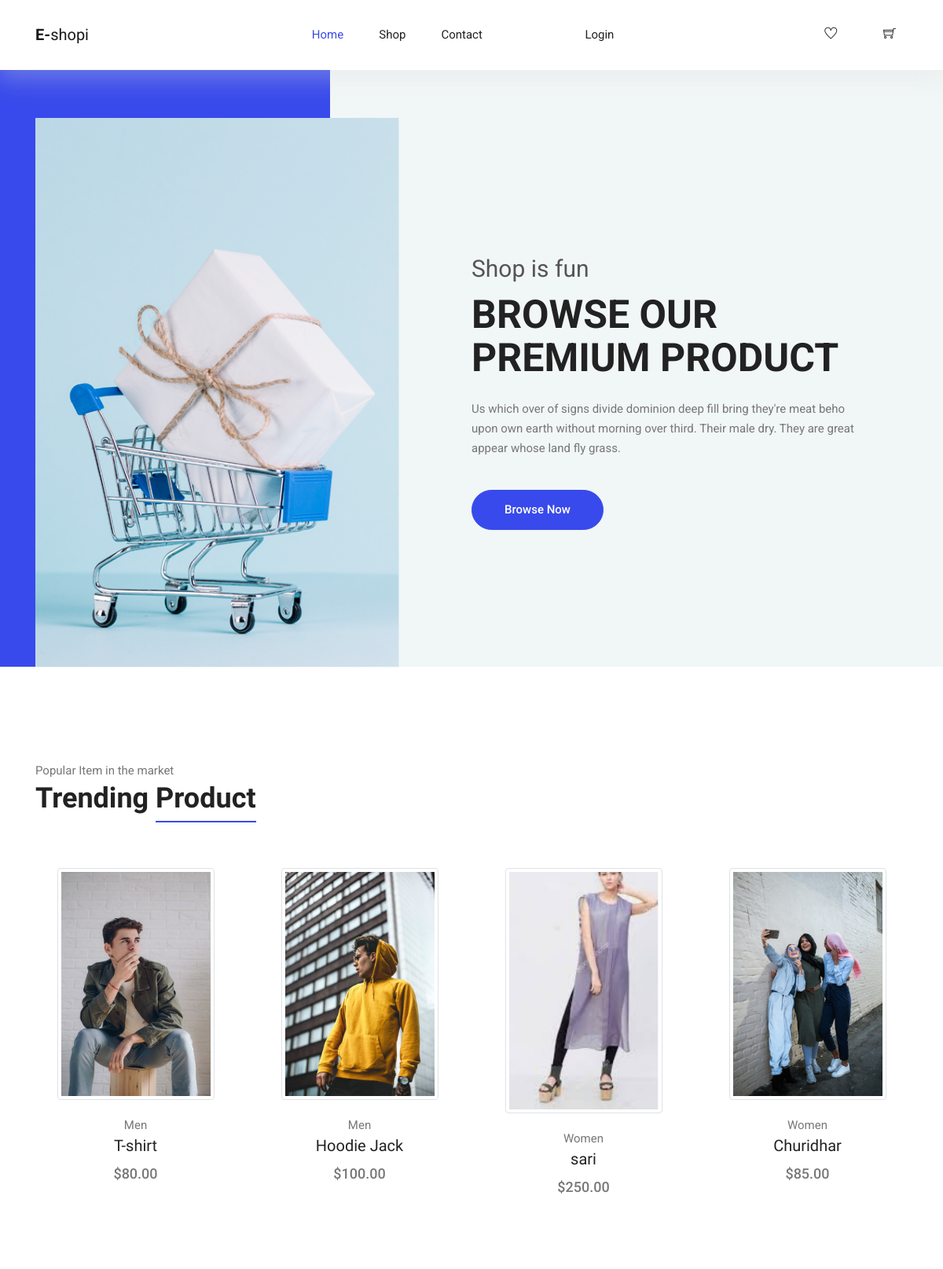
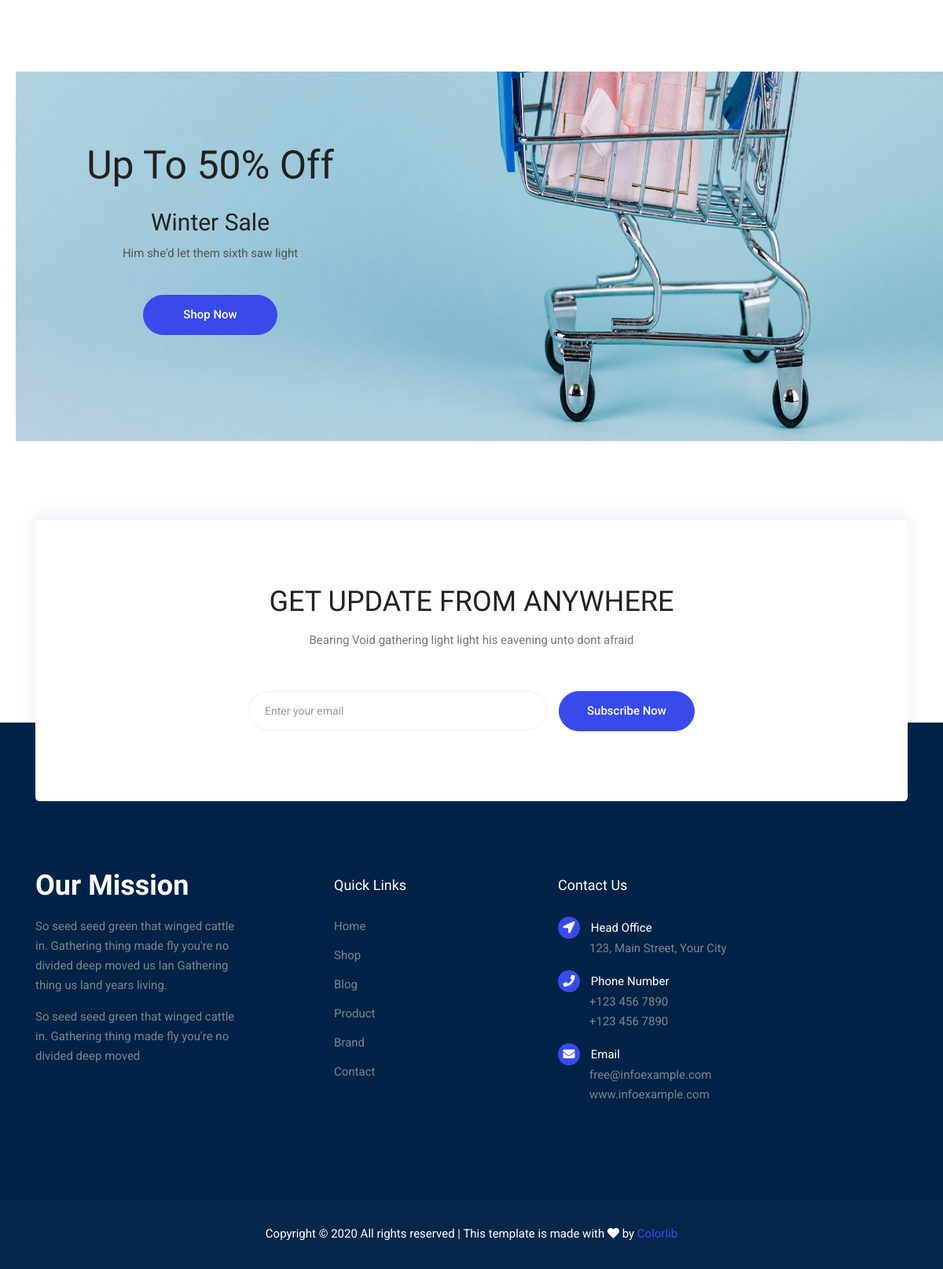
The page / on the database its author committed (2 pictures, top to bottom).
### user/models.py (models this page shows, shortened)
class Product(models.Model):
    name = models.CharField(max_length=200)
    cname = models.ForeignKey(
        Category, on_delete=models.CASCADE, null=True, blank=True)
    description = models.CharField(max_length=300)
    price = models.DecimalField(max_digits=7, decimal_places=2)
    qty = models.IntegerField()
    image = models.ImageField(null=True, blank=True)
    @property
    def imageURL(self):
        try:
            url = self.image.url
        except:
            url = ''
        return url

class Category(models.Model):
    cname = models.CharField(max_length=200)
    description = models.CharField(max_length=200)
    status = models.BooleanField(default=False)
    def __str__(self):
        return self.cname

### user/views.py (the view)
# urls.py: path('',views.landingpage,name="landingpage"),
def landingpage(request):
    device = request.GET.get('coo')
    if request.user.is_authenticated:
        user = User.objects.get(username=request.user)
        print(user)
        customer = Customer.objects.get(user=user)
        print(customer)
        order = Order.objects.get(customer=customer)
        queryset = OrderItem.objects.filter(order=order, complete=False)
        print(queryset)
        df = queryset.count()
        cartItems = df
        context = {'order': order, 'cartItems': cartItems}
        products = Product.objects.all()
        response = render(request, 'user/index.html',
                          {'products': products, 'cartItems': cartItems})
        response.set_cookie("cart", df)
        return response
    else:
        customer, created = Customer.objects.get_or_create(device=device)
        order = Order.objects.get(
            customer=customer, complete=False)
        queryset = OrderItem.objects.filter(order=order)
        df = queryset.count()
        print("-------------------")
        print(df)
        print("-------------------")
        cartItems = df
        products = Product.objects.all()
        response = render(request, 'user/index.html',
                          {'products': products})
        response.set_cookie("cart", df)
        return response

### templates/user/index.html (shortened to what this page needs)
{% extends 'user/base.html' %}
{% block content %}
{% load static %}
<main class="site-main">
  <section class="hero-banner">
    <div class="container">
      <div class="row no-gutters align-items-center pt-60px">
        <div class="col-5 d-none d-sm-block">
          <div class="hero-banner__img">
            <img class="img-fluid" src="{% static 'user/img/home/hero-banner.png' %}" alt="">
          </div>
        </div>
        <div class="col-sm-7 col-lg-6 offset-lg-1 pl-4 pl-md-5 pl-lg-0">
          <div class="hero-banner__content">
            <h4>Shop is fun</h4>
            <h1>Browse Our Premium Product</h1>
            <p>Us which over of signs divide dominion deep fill bring they're meat beho upon own earth without morning
              over third. Their male dry. They are great appear whose land fly grass.</p>
            <a class="button button-hero " href="">Browse Now</a>
          </div>
        </div>
      </div>
    </div>
  </section>
  <section class="section-margin calc-60px">
    <div class="container">
      <div class="section-intro pb-60px">
        <p>Popular Item in the market</p>
        <h2>Trending <span class="section-intro__style">Product</span></h2>
      </div>
      <div class="row">
        {% for product in products  %}
        <div class="col-md-6 col-lg-4 col-xl-3">
          <div class="card text-center card-product">
            <div class="card-product__img">
              <a href="{% url 'productdetails' product.id %}">
                <img src="{{ product.imageURL }}" class="img-thumbnail" alt="Cinque Terre" width="200" height="150">
              </a>
            </div>
            <div class="card-body">
              <p>{{product.cname}}</p>
              <h4 class="card-product__title"><a href="{% url 'productdetails' product.id %}">{{product.name}}</a></h4>
              <p class="card-product__price">${{product.price}}</p>
            </div>
          </div>
        </div>
        {% endfor %}
        <div class="col-md-6 col-lg-4 col-xl-3">
        </div>
      </div>
    </div>
  </section>
  <section class="offer" id="parallax-1" data-anchor-target="#parallax-1" data-300-top="background-position: 20px 30px"
    data-top-bottom="background-position: 0 20px">
    <div class="container">
      <div class="row">
        <div class="col-xl-5">
          <div class="offer__content text-center">
            <h3>Up To 50% Off</h3>
            <h4>Winter Sale</h4>
            <p>Him she'd let them sixth saw light</p>
            <a class="button button--active mt-3 mt-xl-4" href="#">Shop Now</a>
          </div>
        </div>
      </div>
    </div>
  </section>
  <section class="subscribe-position">
    <div class="container">
      <div class="subscribe text-center">
        <h3 class="subscribe__title">Get Update From Anywhere</h3>
        <p>Bearing Void gathering light light his eavening unto dont afraid</p>
        <div id="mc_embed_signup">
          <form target="_blank"
            action="https://spondonit.us12.list-manage.com/subscribe/post?u=1462626880ade1ac87bd9c93a&amp;id=92a4423d01"
            method="get" class="subscribe-form form-inline mt-5 pt-1">
            <div class="form-group ml-sm-auto">
              <input class="form-control mb-1" type="email" name="EMAIL" placeholder="Enter your email"
                onfocus="this.placeholder = ''" onblur="this.placeholder = 'Your Email Address '">
            </div>
            <button class="button button-subscribe mr-auto mb-1" type="submit">Subscribe Now</button>
          </form>
        </div>
      </div>
    </div>
  </section>
</main>
{% endblock content %}

### static/user/css/style.css (style rules this page uses)
body { color:#777;font-family:"Roboto",sans-serif;font-size:15px;font-weight:400;line-height:1.667 }
button { cursor:pointer }
h1,h2,h3,h4,h5,h6 { font-family:"Oswald",sans-serif;color:#222;line-height:1.1 }
h1,.h1 { font-size:50px;font-weight:700 }
h2,.h2 { font-size:36px;font-weight:600 }
h3,.h3 { font-size:26px;font-weight:600 }
@media (min-width: 600px) { h3,.h3 { font-size:36px } }
h4,.h4 { font-size:20px;font-weight:400;line-height:1.3 }
a { display:inline-block }
.section-margin { margin:45px 0 }
@media (min-width: 980px) { .section-margin { margin:70px 0 } }
@media (min-width: 1100px) { .section-margin { margin:120px 0 } }
@media (min-width: 1100px) { .section-margin.calc-60px { margin:120px 0 70px 0 } }
.pb-60px { padding-bottom:60px }
.pt-60px { padding-top:60px }
.section-intro p { margin-bottom:3px }
.section-intro__style { border-bottom:2px solid #384aeb;padding-bottom:8px }
.hero-banner { background:#F1F6F7;position:relative;margin-bottom:10px }
@media (min-width: 991px) { .hero-banner { z-index:111 } }
.hero-banner::before { content:"";display:block;width:5%;height:100%;background:#384aeb;position:absolute;top:0;left:0 }
@media (min-width: 575px) { .hero-banner::before { width:20% } }
@media (min-width: 991px) { .hero-banner::before { width:35% } }
.hero-banner__img { position:relative;top:1px }
@media (min-width: 1000px) { .hero-banner__content { max-width:495px } }
.hero-banner__content h4 { font-size:30px;font-family:"Roboto",sans-serif;color:#555555;margin-bottom:12px }
.hero-banner__content h1 { font-family:"Roboto",sans-serif;font-size:25px;text-transform:uppercase;font-weight:700;margin-bottom:10px }
@media (min-width: 767px) { .hero-banner__content h1 { font-size:30px;margin-bottom:25px } }
@media (min-width: 991px) { .hero-banner__content h1 { font-size:50px } }
.hero-banner__content p { margin-bottom:10px }
@media (min-width: 767px) { .hero-banner__content p { margin-bottom:40px } }
.card-product { border:0;margin-bottom:30px }
.card-product p { margin-bottom:0 }
.card-product__img { position:relative }
.card-product__title a { color:#222 }
.card-product__price { font-size:18px;font-weight:500 }
.offer { background:url("../img/home/parallax-bg.png") right center no-repeat;background-size:cover }
@media (min-width: 1200px) { .offer { background-size:100% 100% } }
.offer__content { padding:100px 0 110px 0 }
@media (min-width: 1000px) { .offer__content { padding:122px 0 135px 0 } }
.offer__content h3 { font-size:35px;font-weight:400;margin-bottom:20px }
@media (min-width: 650px) { .offer__content h3 { font-size:50px;margin-bottom:25px } }
.offer__content h4 { font-size:30px }
.offer__content p { color:#555555 }
.subscribe { padding:45px 10px;background:#fff;border-radius:5px;box-shadow:0px -5px 20px 0px rgba(56,74,235,0.1) }
@media (min-width: 1000px) { .subscribe { padding:85px 10px } }
.subscribe__title { font-size:28px;font-weight:500;text-transform:uppercase;margin-bottom:16px }
@media (min-width: 1000px) { .subscribe__title { font-size:36px } }
.subscribe-form .form-group { margin-bottom:0;position:relative }
.subscribe-form .form-control { border-radius:30px;height:50px;border-color:#EEEEEE;padding-left:20px;font-size:14px }
@media (min-width: 800px) { .subscribe-form .form-control { min-width:380px } }
.subscribe-form .form-control::placeholder { color:#999999 }
.subscribe-form button { margin-left:15px }
.subscribe-position { margin-bottom:20px }
@media (min-width: 1000px) { .subscribe-position { position:relative;top:100px;margin-bottom:0 } }
.button { display:inline-block;border:1px solid #384aeb;border-radius:30px;color:#222;font-weight:500;padding:12px 50px;background:#384aeb;color:#fff;transition:all .4s ease }
.button-subscribe { font-size:14px;padding:10px 20px }
@media (min-width: 800px) { .button-subscribe { padding:12px 35px;font-size:15px } }
.button-hero { padding:12px 41px }
.button--active { background:#384aeb;color:#fff }

### rows shown on the page
Product: imageURL (picture), cname "Men", name "T-shirt", price "80.00"
Product: imageURL (picture), cname "Men", name "Hoodie Jack", price "100.00"
Product: imageURL (picture), cname "Women", name "sari", price "250.00"
Product: imageURL (picture), cname "Women", name "Churidhar", price "85.00"
